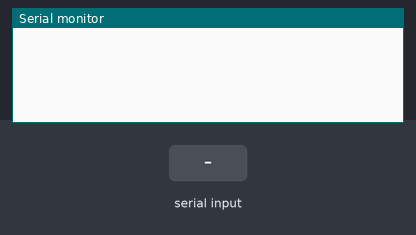
The sketch below on a simulated ESP32. Shown: the last lines printed to the serial monitor. The inputs (shaded band) are chosen by the test bench. WiFi joins after 1.5 s; servers stay silent unless stated.

Above: at 3.0 s.
3.1 s: "Vrms:\n" received over the second serial link
At 4.3 s:
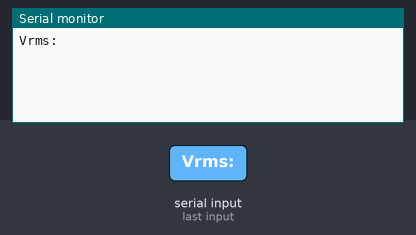
4.6 s: "90,45\n" received over the second serial link
At 5.6 s:
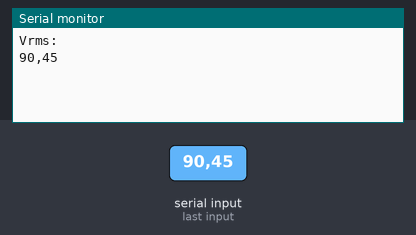
6.1 s: "5\n" received over the second serial link
At 6.7 s:
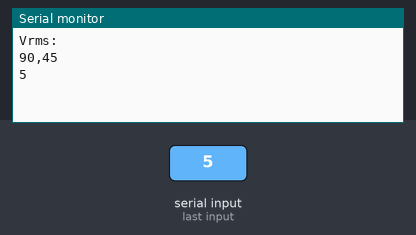
7.6 s: "Vrms:,45\n" received over the second serial link
At 9.0 s:
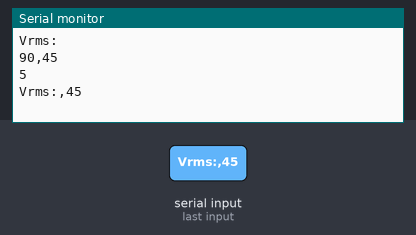

The sketch:

esp32_blynk_uart.ino
```cpp
#define BLYNK_TEMPLATE_ID "TMPL2FevEsPoZ"
#define BLYNK_TEMPLATE_NAME "UART ESP"
#define BLYNK_AUTH_TOKEN "nVn8xo1H2wtIKs78lHjPSDezl-okEUXe"

#define BLYNK_PRINT Serial

#include <WiFi.h>
#include <BlynkSimpleEsp32.h>

char ssid[] = "Get it while its hotspot";
char pass[] = "parum123";

#define RXD2 16
#define TXD2 17

// Virtual pins
#define VPIN_RAW    V0   // full UART line (text / terminal widget)
#define VPIN_VRMS   V1   // Vrms in volts   (e.g. 14.03)
#define VPIN_IPEAK  V2   // Ipeak in mA     (e.g. 754)
#define VPIN_POWER  V3   // Power in watts  (e.g. 7.43)

String rxLine = "";

// Finds `label` in `line` and parses the number straight after it.
// "Vrms: 14.03 V | ..." with label "Vrms:" -> 14.03
// toFloat() skips leading spaces and stops at the first non-numeric char,
// so the trailing " V", " mA", " W" units are ignored automatically.
bool parseField(const String &line, const char *label, float &out) {
  int idx = line.indexOf(label);
  if (idx < 0) return false;
  out = line.substring(idx + strlen(label)).toFloat();
  return true;
}

void handleLine(const String &line) {
  Serial.println(line);
  Blynk.virtualWrite(VPIN_RAW, line);

  // Only measurement lines get graphed; boot banner and ERROR lines are skipped.
  if (!line.startsWith("Vrms:")) return;

  float vrms, ipeak, power;
  if (parseField(line, "Vrms:",  vrms)  &&
      parseField(line, "Ipeak:", ipeak) &&
      parseField(line, "Power:", power)) {

    Blynk.virtualWrite(VPIN_VRMS,  vrms);
    Blynk.virtualWrite(VPIN_IPEAK, (int)ipeak);   // already whole mA
    Blynk.virtualWrite(VPIN_POWER, power);

    Serial.printf("  -> V=%.2f  I=%d mA  P=%.2f\n", vrms, (int)ipeak, power);
  }
}

void setup() {
  Serial.begin(115200);                          // USB debug
  Serial2.begin(9600, SERIAL_8N1, RXD2, TXD2);   // UART from ATmega
  Blynk.begin(BLYNK_AUTH_TOKEN, ssid, pass);
}

void loop() {
  Blynk.run();

  while (Serial2.available()) {
    char c = Serial2.read();
    if (c == '\n') {
      rxLine.trim();
      if (rxLine.length() > 0) handleLine(rxLine);
      rxLine = "";
    } else if (c != '\r') {
      if (rxLine.length() < 96) rxLine += c;   // full line is ~55 chars, 64 was cutting it close
    }
  }
}
```

Measured:
- after the input at 3.1 s, the serial monitor: prints a new line at once (image 1)
- after the input at 4.6 s, the serial monitor: prints a new line at once (image 2)
- after the input at 6.1 s, the serial monitor: prints a new line at once (image 3)
- after the input at 7.6 s, the serial monitor: prints a new line at once (image 4)
